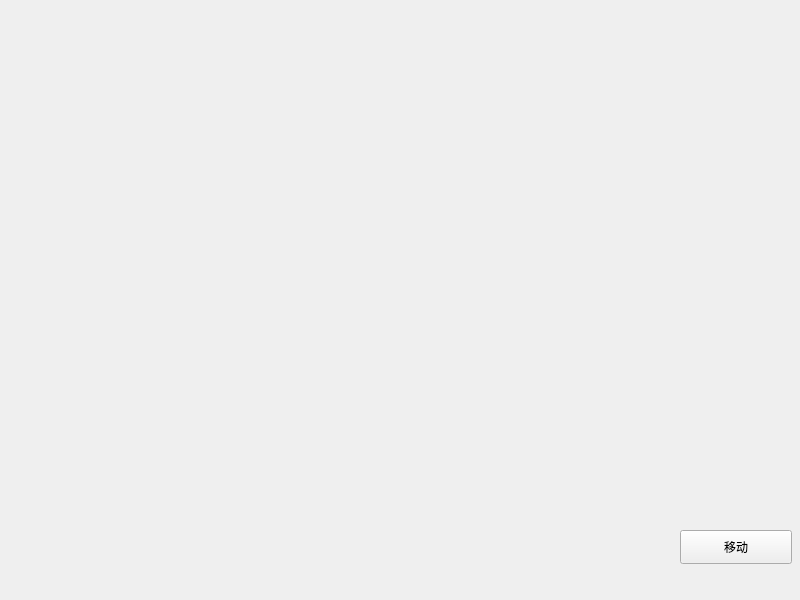
<?xml version="1.0" encoding="UTF-8"?>
<ui version="4.0">
 <class>MainWindow</class>
 <widget class="QMainWindow" name="MainWindow">
  <property name="geometry">
   <rect>
    <x>0</x>
    <y>0</y>
    <width>800</width>
    <height>600</height>
   </rect>
  </property>
  <property name="windowTitle">
   <string>MainWindow</string>
  </property>
  <widget class="QWidget" name="centralwidget">
   <widget class="QPushButton" name="pushButton">
    <property name="geometry">
     <rect>
      <x>680</x>
      <y>530</y>
      <width>112</width>
      <height>34</height>
     </rect>
    </property>
    <property name="text">
     <string>移动</string>
    </property>
   </widget>
  </widget>
  <widget class="QMenuBar" name="menubar">
   <property name="geometry">
    <rect>
     <x>0</x>
     <y>0</y>
     <width>800</width>
     <height>29</height>
    </rect>
   </property>
  </widget>
 </widget>
 <resources/>
 <connections/>
</ui>
